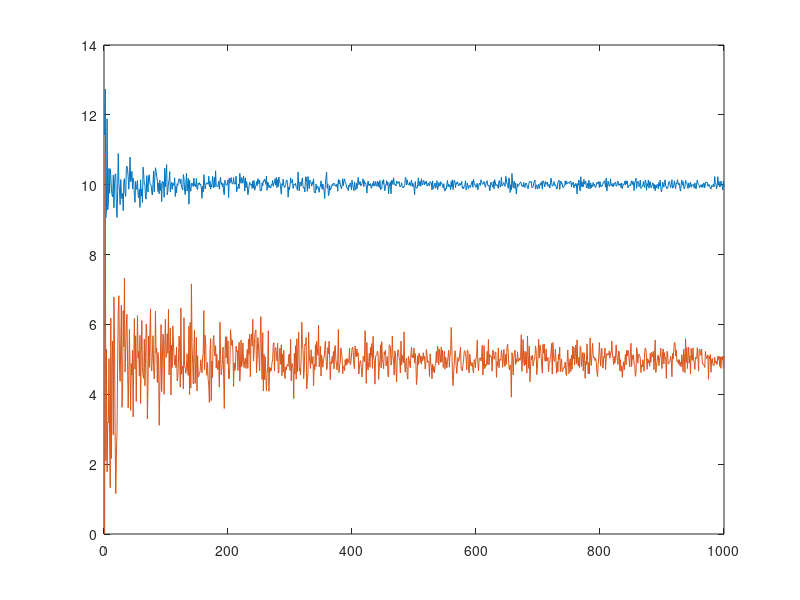

Write the MATLAB code that produced this figure.
clear
MEAN = [];
VAR = [];
NUM = [];
for i = 1:1000
    X = normrnd(10,sqrt(5),1,i);
    MEAN = [MEAN,mean(X)];
    VAR = [VAR,var(X)];
    NUM = [NUM,i];
end
plot(NUM,MEAN,NUM,VAR);
